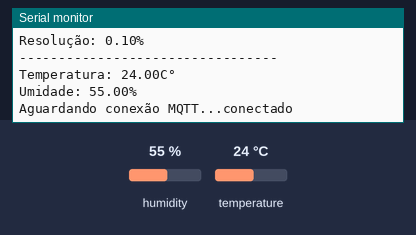
This sketch was run on a simulated ESP32. Parts: the last lines printed to the serial monitor. The test bench sets the inputs (shaded band); at power-on: humidity 55 %, temperature 24 °C. WiFi joins after 1.5 s; servers stay silent unless stated; random numbers use the default seed unless the sketch sets one; no MQTT or app messages arrive unless stated.

Above: at 2.7 s.
2.8 s: humidity set to 22 %
At 4.1 s:
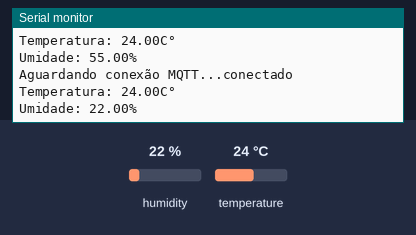
4.3 s: temperature set to 12 °C
At 5.4 s:
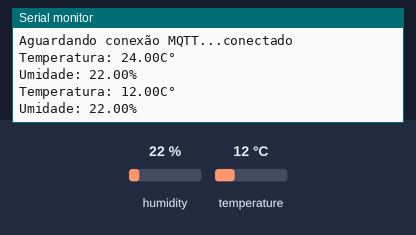
5.8 s: humidity set to 40 %
At 7.4 s:
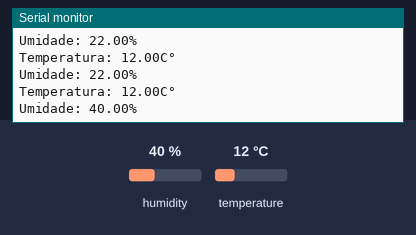
Timing chart, 0 to 8.9 s (numbered marks = the images above; inputs shaded):
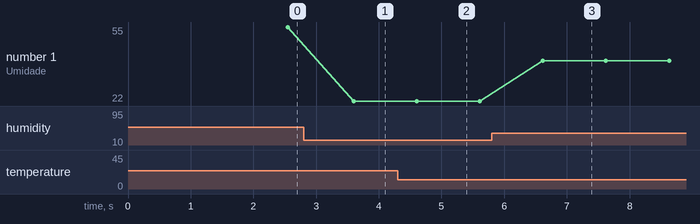

The sketch:

sensorDHT.ino
```cpp
#include <PubSubClient.h>

#include <WiFi.h>
#include <Adafruit_Sensor.h>
#include <DHT.h>
#include <DHT_U.h>
#define DHTPIN 4
#define DHTTYPE DHT22
#define MSG_BUFFER_SIZE (50)
char msg[MSG_BUFFER_SIZE];
DHT_Unified dht(DHTPIN, DHTTYPE);
uint32_t delayMS;
unsigned long lastMsg = 0;
int value = 0;

const char* ssid = "...";  ///////////////////////
const char* password = "12345678"; ///////////////////////
const char* mqtt_server = "broker.mqtt-dashboard.com";

WiFiClient espClient;
PubSubClient client(espClient);


void setup() {
  setup_wifi();
  client.setServer(mqtt_server, 1883);

  Serial.begin(115200);
  dht.begin();
  Serial.println(F("Sensor DHT22"));
  sensor_t sensor;
  dht.temperature().getSensor(&sensor);
  Serial.println(F("---------------------------------"));
  Serial.println(F("Temperatura"));
  Serial.print  (F("Sensor: "));
  Serial.println(sensor.name);
  Serial.print  (F("Valor máximo"));
  Serial.print  (sensor.max_value);
  Serial.println(F("Valor mínimo"));
  Serial.print  (sensor.min_value);
  Serial.println(F("C°"));
  Serial.print  (F("Resolução: "));
  Serial.print  (sensor.resolution);
  Serial.println(F("C°"));
  Serial.println(F("---------------------------------"));
  dht.humidity().getSensor(&sensor);
  Serial.println(F("---------------------------------"));
  Serial.println(F("Umidade"));
  Serial.print  (F("Sensor: "));
  Serial.println(sensor.name);
  Serial.print  (F("Valor máximo"));
  Serial.print  (sensor.max_value);
  Serial.println(F("%"));
  Serial.println(F("Valor mínimo: "));
  Serial.print  (sensor.min_value);
  Serial.println(F("%"));
  Serial.print  (F("Resolução: "));
  Serial.print  (sensor.resolution);
  Serial.println(F("%"));
  Serial.println(F("---------------------------------"));
  //delayMS = sensor.min_value / 100;

}


void setup_wifi()
{
  delay(10);
  Serial.println("");
  Serial.print("Conectando com");
  Serial.println(ssid);
  WiFi.begin(ssid, password);
  while (WiFi.status() != WL_CONNECTED)
  {
    delay(500);
    Serial.print(".");
  }
  Serial.println("");
  Serial.println("Wifi conectado");
  Serial.println("IP: ");
  Serial.println(WiFi.localIP());
}


void reconnect()
{
  while (!client.connected())
  {
    Serial.print("Aguardando conexão MQTT...");
    String clientId = "ESP32Client";
    clientId += String(random(0xffff), HEX);
    if (client.connect(clientId.c_str())){
      Serial.println("conectado");
      client.subscribe("casa/publisher");}
      else {
        Serial.print("falhou, rc=");
        Serial.print(client.state());
        Serial.println("tente novamente em 5s");
        delay(5000);}
  }
}


void loop() {
    delay(1000);
    sensors_event_t event;


    dht.temperature().getEvent(&event);
    if (isnan(event.temperature))
    {
      Serial.println(F("Erro na leitura da temperatura!"));
    }
    else
    {
      Serial.print(F("Temperatura: "));
      Serial.print(event.temperature);
      Serial.println(F("C°"));
      sprintf(msg, "%f",event.temperature);
      client.publish("daniel/temperatura", msg); ///////////////////////////////////
    }

    dht.humidity().getEvent(&event);
    if (isnan(event.relative_humidity))
    {
      Serial.println(F("Erro na leitura da umidade!"));
    }
    else
    {
      Serial.print(F("Umidade: "));
      Serial.print(event.relative_humidity);
      Serial.println(F("%"));
      sprintf(msg,"%f",event.relative_humidity);
      client.publish("daniel/umidade", msg); /////////////////////////////////
    }

    if (!client.connected())
    {
      reconnect();
    }
    client.loop();
    }
```

Measured:
- after the input at 2.8 s, the serial monitor: prints a new line after 0.80 s (image 1)
- after the input at 4.3 s, the serial monitor: prints a new line after 0.30 s (image 2)
- after the input at 5.8 s, the serial monitor: prints a new line after 0.82 s (image 3)
- plotted number 1: 22 → 40 after the input at 5.8 s
